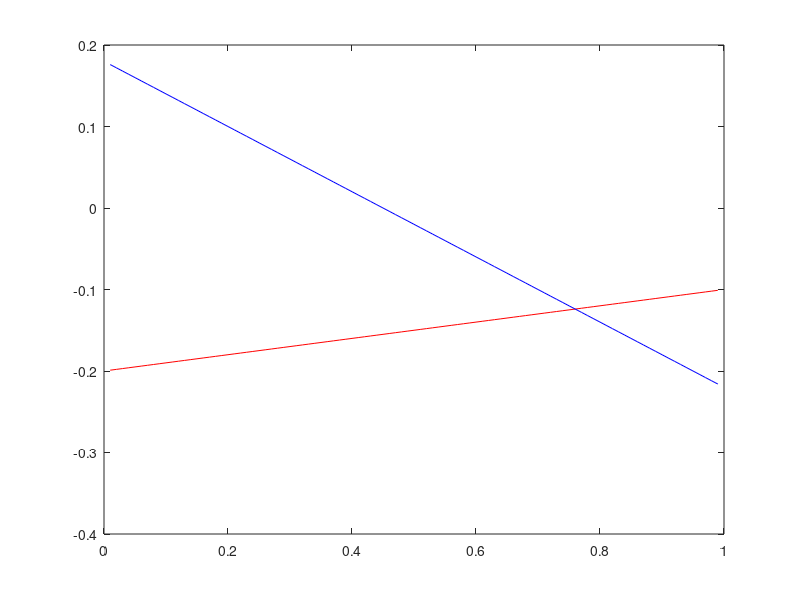

MATLAB code to generate this figure:
x=0.2;
y=0.01:0.01:0.99;
d=0.3;
f=2*x.*y-x-y.*d;
plot(y,f,'r','LineWidth',0.5);
hold on;

i=0.1;
f1=x.*(1-i-2.*y);
plot(y,f1,'b','LineWidth',0.5);
